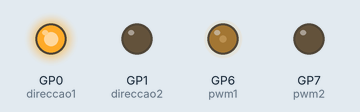
Bench run of a program on a simulated Raspberry Pi Pico running MicroPython. Parts: output pins drawn as LEDs (lit = HIGH). At 4.0 s the program stops and its outputs stay as they are.

Above: at 0.1 s.
At 2.1 s:
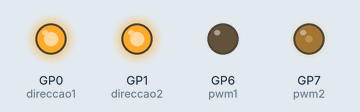
At 4.1 s:
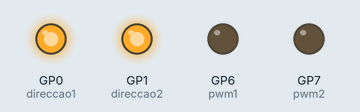
Timing chart, 0 to 5.5 s (numbered marks = the images above):
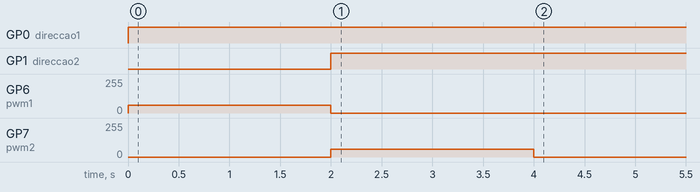

The program:

testepwm.py
```python
from machine import Pin, ADC, PWM
import time

#direccao1
direccao1 = Pin(0, Pin.OUT)
pwm1 = PWM(Pin(6,mode=Pin.OUT))

pwm1.freq(1000)
direccao1.value(1)

pwm1.duty_u16(15000)
time.sleep(2)
pwm1.duty_u16(0)


direccao2 = Pin(1, Pin.OUT)
pwm2 = PWM(Pin(7,mode=Pin.OUT))

pwm2.freq(1000)
direccao2.value(1)

pwm2.duty_u16(15000)
time.sleep(2)
pwm2.duty_u16(0)
```

Measured:
- by itself, GP0 (direccao1): LOW → HIGH at 0.00 s
- by itself, GP1 (direccao2): LOW → HIGH at 2.0 s
- by itself, GP6 (pwm1): 0/255 → 58/255 at 0.00 s, → 0/255 2.0 s later
- by itself, GP7 (pwm2): 0/255 → 58/255 at 2.0 s, → 0/255 2.0 s later
